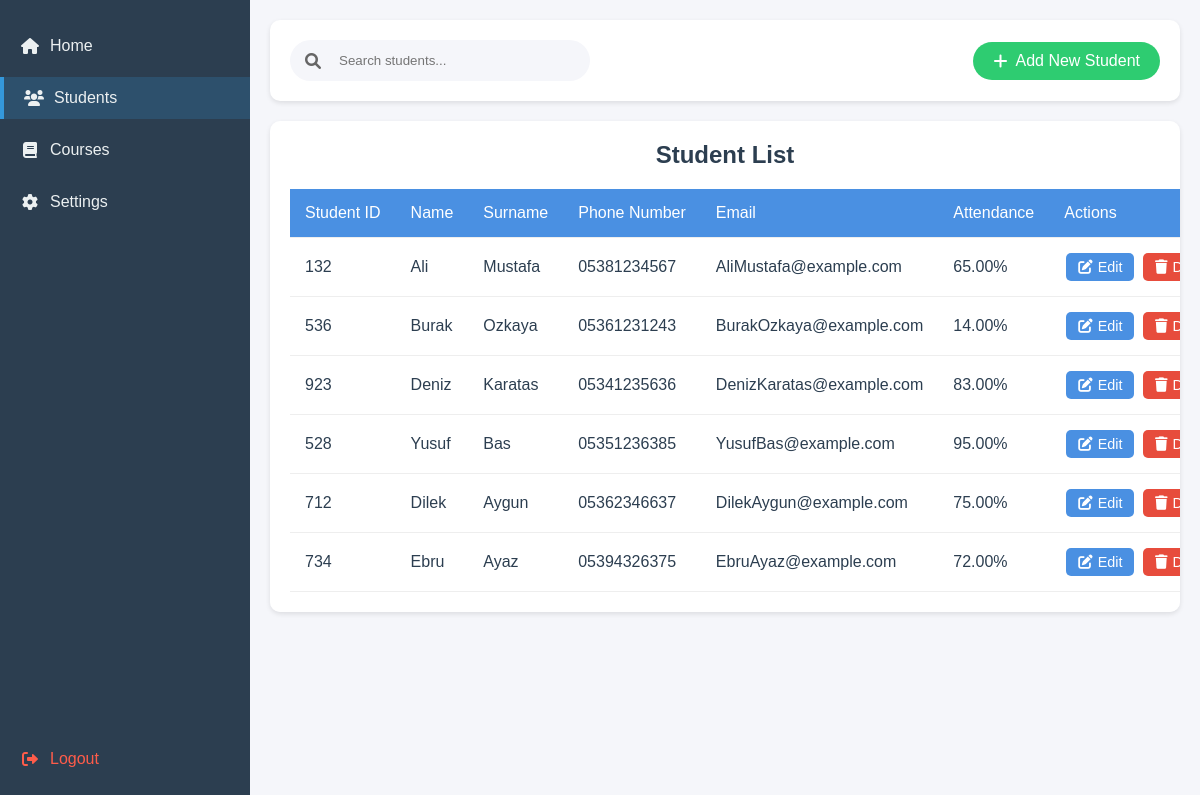
The app's page /php/dashboard.students.php with its own data.
### tables this page shows
CREATE TABLE IF NOT EXISTS `students` (
  `id` int NOT NULL AUTO_INCREMENT,
  `student_id` varchar(20) DEFAULT NULL,
  `name` varchar(50) NOT NULL,
  `surname` varchar(50) NOT NULL,
  `date_of_birth` date DEFAULT NULL,
  `attendance` decimal(5,2) DEFAULT '100.00',
  `phone_number` varchar(20) DEFAULT NULL,
  `email` varchar(100) DEFAULT NULL,
  `created_at` timestamp NULL DEFAULT CURRENT_TIMESTAMP,
  `updated_at` timestamp NULL DEFAULT CURRENT_TIMESTAMP ON UPDATE CURRENT_TIMESTAMP,
  PRIMARY KEY (`id`),
  UNIQUE KEY `student_id` (`student_id`)
);

### php/dashboard.students.php (the view, shortened to what this page needs)
<?php
    include_once("./database/connection.php");
    function getStudents($pdo) {
        try {
            $stmt = $pdo->query("SELECT * FROM students");
            return $stmt->fetchAll(PDO::FETCH_ASSOC);
        } catch(PDOException $e) {
            echo "Error: " . $e->getMessage();
            return [];
        }
    }
    $students = getStudents($pdo);
?>
<!DOCTYPE html>
<html lang="en">
<head>
    <link rel="stylesheet" href="../style/dashboard.students.css">
    <link rel="stylesheet" href="https://cdnjs.cloudflare.com/ajax/libs/font-awesome/6.0.0/css/all.min.css">
</head>
<body>
    <?php include("../compoents/sidebar.php")?>
    <div class="main-wrapper" id="mainWrapper">
        <div class="header">
            <div class="search-container">
                <i class="fas fa-search"></i>
                <input type="text" class="search-bar" placeholder="Search students..." id="searchInput">
            </div>
            <a href="dashboard.students.add_student.php" class="add-student-btn">
                <i class="fas fa-plus"></i>
                Add New Student
            </a>
        </div>
        <div class="main-content">
            <div class="content-header">
                <h2>Student List</h2>
            </div>
            <table>
                <thead>
                    <tr>
                        <th>Student ID</th>
                        <th>Name</th>
                        <th>Surname</th>
                        <th>Phone Number</th>
                        <th>Email</th>
                        <th>Attendance</th>
                        <th>Actions</th>
                    </tr>
                </thead>
                <tbody id="studentTableBody">
                    <?php foreach($students as $student): ?>
                    <tr>
                        <td><?php echo htmlspecialchars($student['student_id']); ?></td>
                        <td><?php echo htmlspecialchars($student['name']); ?></td>
                        <td><?php echo htmlspecialchars($student['surname']); ?></td>
                        <td><?php echo htmlspecialchars($student['phone_number']); ?></td>
                        <td><?php echo htmlspecialchars($student['email']); ?></td>
                        <td><?php echo htmlspecialchars($student['attendance']); ?>%</td>
                        <td>
                            <button class="action-btn edit-btn" data-id="<?php echo $student['id']; ?>"
                                    onclick="openEditModal(<?php echo htmlspecialchars(json_encode($student)); ?>)">
                                <i class="fas fa-edit"></i> Edit
                            </button>
                            <button type="button" class="action-btn delete-btn"
                                    onclick="confirmDelete(<?php echo $student['id']; ?>, '<?php echo htmlspecialchars($student['name']); ?>')">
                                <i class="fas fa-trash"></i> Delete
                            </button>
                        </td>
                    </tr>
                    <?php endforeach; ?>
                </tbody>
            </table>
        </div>
    </div>
</body>
</html>

### compoents/sidebar.php
<?php
$main_page = (basename($_SERVER['SCRIPT_NAME']) == 'dashboard.php') ? './php' : '.';
$style_path = (basename($_SERVER['SCRIPT_NAME']) == 'dashboard.php') ? './style' : '../style';
?>
<link rel="stylesheet" href="<?php echo $style_path; ?>/sidebar.css">
<aside class="sidebar" id="sidebar">
    <ul class="sidebar-menu">
        <li>
            <a href="<?php echo $main_page == './php' ? './dashboard.php' : '../dashboard.php'; ?>"
               class="<?php echo basename($_SERVER['PHP_SELF']) == 'dashboard.php' ? 'active' : ''; ?>">
                <i class="fas fa-home"></i>
                <span>Home</span>
            </a>
        </li>
        <li>
            <a href="<?php echo $main_page == './php' ? './php/dashboard.students.php' : './dashboard.students.php'; ?>"
               class="<?php echo basename($_SERVER['PHP_SELF']) == 'dashboard.students.php' ? 'active' : ''; ?>">
                <i class="fas fa-users"></i>
                <span>Students</span>
            </a>
        </li>
        <li>
            <a href="<?php echo $main_page == './php' ? './php/dashboard.courses.php' : './dashboard.courses.php'; ?>"
               class="<?php echo basename($_SERVER['PHP_SELF']) == 'dashboard.courses.php' ? 'active' : ''; ?>">
                <i class="fas fa-book"></i>
                <span>Courses</span>
            </a>
        </li>
        <li>
            <a href="<?php echo $main_page == './php' ? './php/dashboard.settings.php' : './dashboard.settings.php'; ?>"
               class="<?php echo basename($_SERVER['PHP_SELF']) == 'dashboard.settings.php' ? 'active' : ''; ?>">
                <i class="fas fa-cog"></i>
                <span>Settings</span>
            </a>
        </li>
        <li class="logout-item">
            <a href="<?php echo $main_page == './php' ? './php/login.php' : '../php/login.php'; ?>">
                <i class="fas fa-sign-out-alt"></i>
                <span>Logout</span>
            </a>
        </li>
    </ul>
</aside>

### style/dashboard.students.css (style rules this page uses)
* { margin: 0; padding: 0; box-sizing: border-box; font-family: 'Arial', sans-serif; }
:root { --primary-color: #4a90e2; --secondary-color: #f5f6fa; --text-color: #2c3e50; --success-color: #2ecc71; --danger-color: #e74c3c; --header-height: 60px; --sidebar-width: 250px; }
body { background-color: var(--secondary-color); color: var(--text-color); min-height: 100vh; overflow-x: hidden; display: flex; }
.main-wrapper { flex: 1; margin-left: var(--sidebar-width); padding: 20px; max-width: 100%; }
.header { display: flex; justify-content: space-between; align-items: center; background-color: white; padding: 20px; border-radius: 10px; box-shadow: 0 2px 5px rgba(0,0,0,0.1); margin-bottom: 20px; }
.search-container { display: flex; align-items: center; background: var(--secondary-color); border-radius: 25px; padding: 5px 15px; width: 300px; }
.search-container i { color: #666; margin-right: 10px; }
.search-bar { border: none; background: none; outline: none; padding: 8px; width: 100%; }
.add-student-btn { padding: 10px 20px; background-color: var(--success-color); color: white; border: none; border-radius: 25px; cursor: pointer; text-decoration: none; display: flex; align-items: center; gap: 8px; transition: background-color 0.3s; white-space: nowrap; }
.main-content { background: white; padding: 20px; border-radius: 10px; box-shadow: 0 2px 5px rgba(0,0,0,0.1); overflow-x: auto; -webkit-overflow-scrolling: touch; }
.content-header { margin-bottom: 20px; text-align: center; }
table { width: 100%; border-collapse: collapse; min-width: 800px; }
th, td { padding: 15px; text-align: left; border-bottom: 1px solid #eee; }
th { background-color: var(--primary-color); color: white; font-weight: 500; white-space: nowrap; }
td { white-space: nowrap; }
.action-btn { padding: 6px 12px; border: none; border-radius: 5px; cursor: pointer; color: white; margin: 0 2px; display: inline-flex; align-items: center; gap: 5px; font-size: 0.9em; transition: background-color 0.3s; }
.edit-btn { background-color: var(--primary-color); }
.delete-btn { background-color: var(--danger-color); }

### style/sidebar.css (style rules this page uses)
:root { --sidebar-width: 250px; --primary-color1: #3498db; --secondary-color1: #2c3e50; --text-light: #ecf0f1; --hover-bg: rgba(52, 152, 219, 0.1); --active-bg: rgba(52, 152, 219, 0.2); --mobile-nav-height: 60px; }
.main-wrapper { margin-left: var(--sidebar-width); padding: 20px; min-height: 100vh; width: calc(100% - var(--sidebar-width)); background-color: #f5f6fa; position: relative; transition: all 0.3s ease; }
.sidebar { width: var(--sidebar-width); background-color: var(--secondary-color1); color: var(--text-light); padding: 20px 0; position: fixed; height: 100vh; left: 0; top: 0; overflow-y: auto; overflow-x: hidden; transition: all 0.3s ease; z-index: 1000; display: flex; flex-direction: column; }
.sidebar-menu { list-style: none; margin: 0; padding: 0; flex-grow: 1; display: flex; flex-direction: column; }
.sidebar-menu li:not(.logout-item) { margin: 5px 0; }
.sidebar-menu a { color: var(--text-light); text-decoration: none; display: flex; align-items: center; padding: 12px 20px; transition: all 0.3s ease; position: relative; }
.sidebar-menu a.active { background-color: var(--active-bg); border-left: 4px solid var(--primary-color1); }
.sidebar-menu i { width: 20px; margin-right: 10px; text-align: center; transition: transform 0.3s ease; }
.logout-item { margin-top: auto !important; }
.logout-item a { color: rgb(255, 92, 74) !important; }

### records on screen
students: student "132", name "Ali", surname "Mustafa", phone_number "05381234567", email "AliMustafa@example.com", attendance "65.00"
students: student "536", name "Burak", surname "Ozkaya", phone_number "05361231243", email "BurakOzkaya@example.com", attendance "14.00"
students: student "923", name "Deniz", surname "Karatas", phone_number "05341235636", email "DenizKaratas@example.com", attendance "83.00"
students: student "528", name "Yusuf", surname "Bas", phone_number "05351236385", email "YusufBas@example.com", attendance "95.00"
students: student "712", name "Dilek", surname "Aygun", phone_number "05362346637", email "DilekAygun@example.com", attendance "75.00"
students: student "734", name "Ebru", surname "Ayaz", phone_number "05394326375", email "EbruAyaz@example.com", attendance "72.00"
